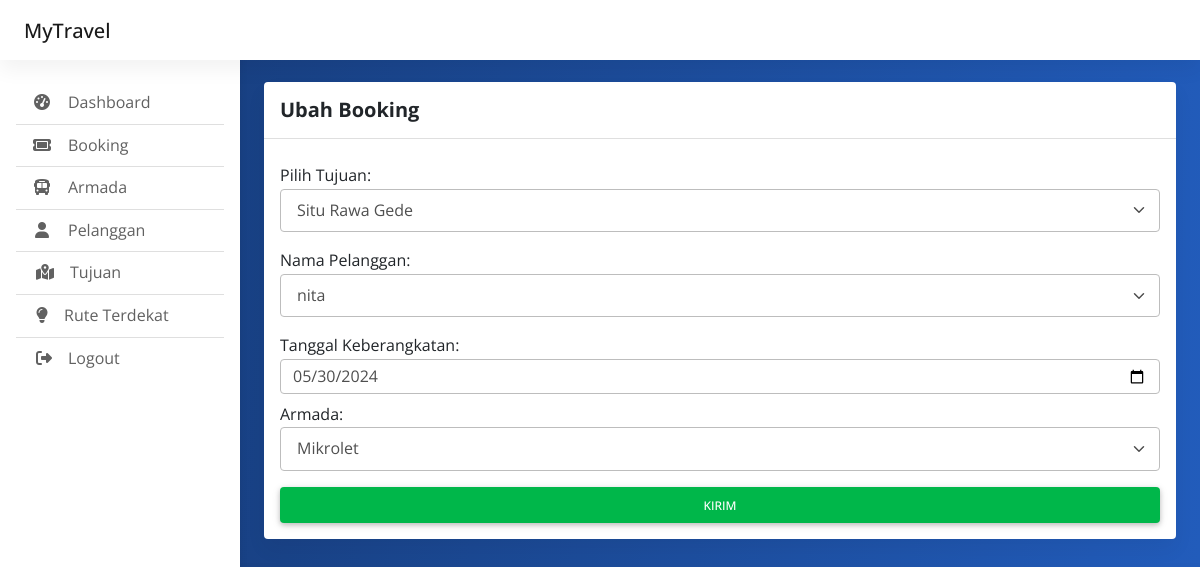
Screenshot of /index.php/admin/booking_edit/4 with the database file from the repository.
### tables this page shows
CREATE TABLE `booking` (
  `id_booking` int(255) NOT NULL,
  `id_tujuan` int(255) NOT NULL,
  `id_pelanggan` int(255) NOT NULL,
  `tanggal_keberangkatan` date NOT NULL,
  `stamp_waktu` timestamp NOT NULL DEFAULT current_timestamp(),
  `id_armada` int(255) NOT NULL,
  `paket` varchar(255) NOT NULL,
  `sudah_bayar` tinyint(1) NOT NULL
);

CREATE TABLE `tujuan` (
  `id_tujuan` int(255) NOT NULL,
  `nama_tujuan` varchar(255) NOT NULL,
  `paket` varchar(255) NOT NULL,
  `harga` int(255) NOT NULL
);

CREATE TABLE `pelanggan` (
  `id_pelanggan` int(255) NOT NULL,
  `nama_pelanggan` varchar(255) NOT NULL,
  `alamat` varchar(255) NOT NULL,
  `no_telpon` varchar(255) NOT NULL,
  `email` varchar(255) NOT NULL,
  `password` varchar(255) NOT NULL
);

CREATE TABLE `armada` (
  `id_armada` int(255) NOT NULL,
  `nama_armada` varchar(255) NOT NULL,
  `tipe_mobil` varchar(255) NOT NULL,
  `jumlah_tampungan` int(255) NOT NULL
);

### application/controllers/Admin.php (called while the page is built, shortened)
<?php
class Admin extends CI_Controller {
	public function __construct()
	{
		$this->load->model('akun_model');
		$this->load->model('crud_model');
	}
	public function booking_edit($id)
	{
		$data['array_tujuan'] = $this->crud_model->mengambil_data('tujuan');
		$data['array_armada'] = $this->crud_model->mengambil_data('armada');
		$data['array_pelanggan'] = $this->crud_model->mengambil_data('pelanggan');
		$data['array_booking'] = $this->crud_model->mengambil_data_id('booking','id_booking',$id);
		$data['obj_booking'] = $data['array_booking'][0];
		$this->load->view('admin_booking_edit',$data);
	}
}

### index.php (called while the page is built, shortened)
<?php
require_once BASEPATH.'core/CodeIgniter.php';

### application/models/Crud_model.php (called while the page is built, shortened)
<?php
class Crud_model extends CI_Model{
	public function mengambil_data($nama_tabel)
	{
		$this->db->select('*');
		$this->db->from($nama_tabel);
		$query = $this->db->get();
		return $query->result();
	}
	public function mengambil_data_id($nama_tabel, $nama_colum, $id)
	{
		$this->db->select('*');
		$this->db->from($nama_tabel);
		$this->db->where($nama_colum, $id);
		$query = $this->db->get();
		return $query->result();
	}
}

### application/views/admin_booking_edit.php (the view, shortened to what this page needs)
<!doctype html>
<html lang="en">
  <head>
    <link href="https://cdn.jsdelivr.net/npm/bootstrap@5.3.0-alpha1/dist/css/bootstrap.min.css" rel="stylesheet">
	<link rel="stylesheet" href="https://cdnjs.cloudflare.com/ajax/libs/font-awesome/6.4.0/css/all.min.css" />
	<link rel="stylesheet" href="<?=base_url()?>css/mdb.min.css" />
	<link rel="stylesheet" href="<?=base_url()?>css/admin.css" />
  </head>
<body>
  <header>
  </header>
  <main style="margin-top: 58px">
    <div class="container pt-4">
		  <section class="mb-4">
			<div class="card">
			  <div class="card-header py-3">
				<h5 class="mb-0"><strong>Ubah Booking</strong></h5>
			  </div>
			  <div class="card-body">
				<form action="<?=site_url('/admin/booking_edit_go')?>" method="post">
					<div class="form-group mb-2">
					  <label for="nama">Pilih Tujuan:</label>
						<select name="id_tujuan" class="form-select form-select-lg mb-3" aria-label=".form-select-lg example">
							<?php foreach($array_tujuan as $tujuan): ?>
							<option <?=$tujuan->id_tujuan == $obj_booking->id_tujuan ? 'selected' : '';?> value="<?=$tujuan->id_tujuan?>"><?=$tujuan->nama_tujuan?></option>
							<?php endforeach; ?>
						</select>
					</div>
					<div class="form-group mb-2">
						<label for="nama">Nama Pelanggan:</label>
						<select name="id_pelanggan" class="form-select form-select-lg mb-3" aria-label=".form-select-lg example">
							<?php foreach($array_pelanggan as $pelanggan): ?>
							<option <?=$pelanggan->id_pelanggan == $obj_booking->id_pelanggan ? 'selected' : '';?> value="<?=$pelanggan->id_pelanggan?>"><?=$pelanggan->nama_pelanggan?></option>
							<?php endforeach; ?>
						</select>
					</div>
					<div class="form-group mb-2">
					  <label for="nama">Tanggal Keberangkatan:</label>
					  <input name="tanggal_keberangkatan" type="date" class="form-control" value="<?=$obj_booking->tanggal_keberangkatan?>" id="nama">
					</div>
					<div class="form-group mb-2">
					  <label for="nama">Armada:</label>
						<select name="id_armada" class="form-select form-select-lg mb-3" aria-label=".form-select-lg example">
							<?php foreach($array_armada as $armada): ?>
							<option <?=$armada->id_armada == $obj_booking->id_armada ? 'selected' : '';?> value="<?=$armada->id_armada?>"><?=$armada->nama_armada?></option>
							<?php endforeach; ?>
						</select>
					</div>
					<button type="submit" class="btn btn-success btn-block">Kirim</button>
				  </form>
			  </div>
			</div>
		  </section>
    </div>
  </main>
</body>
</html>

### css/admin.css (style rules this page uses)
body { background-color: #fbfbfb; }
@media (min-width: 991.98px) { main { padding-left: 240px; } }

### application/views/admin_booking_edit.php (style rules this page uses)
body { background-color: #163a76; font-family: 'Open Sans', sans-serif; background: rgb(22,58,118); background: linear-gradient(94deg, rgba(22,58,118,1) 0%, rgba(34,92,187,1) 100%); }
button { padding: 3px 12px 3px 12px; }

### rows the page displays
booking: id_tujuan "Situ Rawa Gede", id_pelanggan "nita", tanggal_keberangkatan "05/30/2024", id_armada "Mikrolet"
